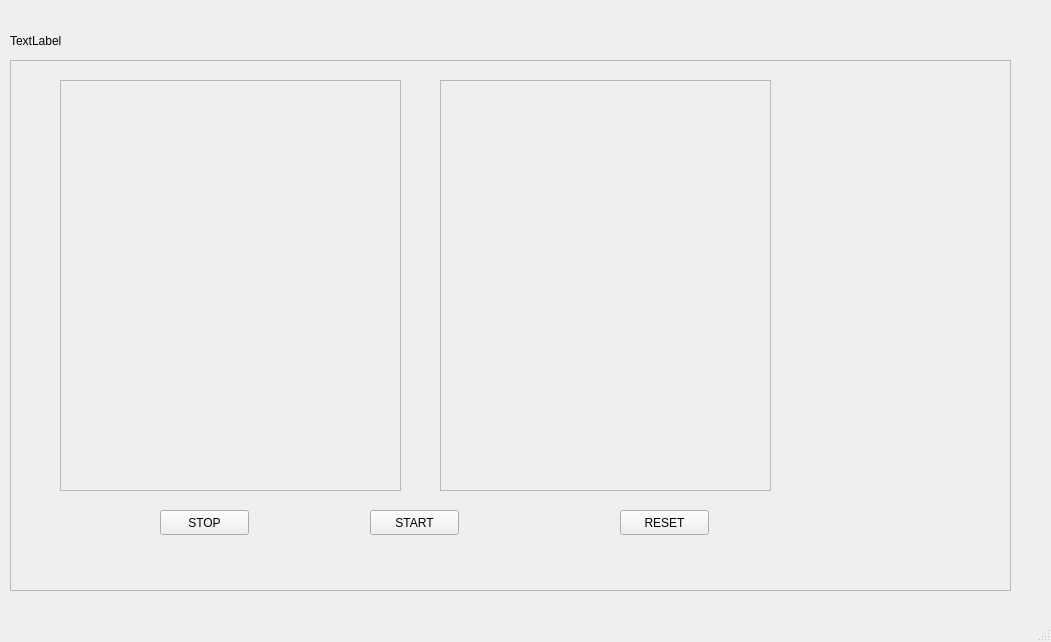
<?xml version="1.0" encoding="UTF-8"?>
<ui version="4.0">
 <class>MainWindow</class>
 <widget class="QMainWindow" name="MainWindow">
  <property name="geometry">
   <rect>
    <x>0</x>
    <y>0</y>
    <width>1051</width>
    <height>642</height>
   </rect>
  </property>
  <property name="windowTitle">
   <string>MainWindow</string>
  </property>
  <widget class="QWidget" name="centralwidget">
   <widget class="QFrame" name="frame">
    <property name="geometry">
     <rect>
      <x>60</x>
      <y>80</y>
      <width>341</width>
      <height>411</height>
     </rect>
    </property>
    <property name="frameShape">
     <enum>QFrame::StyledPanel</enum>
    </property>
    <property name="frameShadow">
     <enum>QFrame::Raised</enum>
    </property>
    <widget class="QLabel" name="train_label">
     <property name="geometry">
      <rect>
       <x>10</x>
       <y>10</y>
       <width>311</width>
       <height>381</height>
      </rect>
     </property>
     <property name="text">
      <string/>
     </property>
     <property name="pixmap">
      <pixmap>../../Downloads/test.jpg</pixmap>
     </property>
    </widget>
   </widget>
   <widget class="QFrame" name="frame_2">
    <property name="geometry">
     <rect>
      <x>440</x>
      <y>80</y>
      <width>331</width>
      <height>411</height>
     </rect>
    </property>
    <property name="frameShape">
     <enum>QFrame::StyledPanel</enum>
    </property>
    <property name="frameShadow">
     <enum>QFrame::Raised</enum>
    </property>
    <widget class="QLabel" name="live_label">
     <property name="geometry">
      <rect>
       <x>20</x>
       <y>10</y>
       <width>301</width>
       <height>381</height>
      </rect>
     </property>
     <property name="text">
      <string/>
     </property>
     <property name="pixmap">
      <pixmap>../../Downloads/test.jpg</pixmap>
     </property>
    </widget>
   </widget>
   <widget class="QLabel" name="label">
    <property name="geometry">
     <rect>
      <x>10</x>
      <y>20</y>
      <width>781</width>
      <height>41</height>
     </rect>
    </property>
    <property name="text">
     <string>TextLabel</string>
    </property>
   </widget>
   <widget class="QFrame" name="frame_3">
    <property name="geometry">
     <rect>
      <x>10</x>
      <y>60</y>
      <width>1001</width>
      <height>531</height>
     </rect>
    </property>
    <property name="frameShape">
     <enum>QFrame::StyledPanel</enum>
    </property>
    <property name="frameShadow">
     <enum>QFrame::Raised</enum>
    </property>
    <widget class="QPushButton" name="stop">
     <property name="geometry">
      <rect>
       <x>150</x>
       <y>450</y>
       <width>89</width>
       <height>25</height>
      </rect>
     </property>
     <property name="text">
      <string>STOP</string>
     </property>
    </widget>
    <widget class="QPushButton" name="start">
     <property name="geometry">
      <rect>
       <x>360</x>
       <y>450</y>
       <width>89</width>
       <height>25</height>
      </rect>
     </property>
     <property name="text">
      <string>START</string>
     </property>
    </widget>
    <widget class="QPushButton" name="reset">
     <property name="geometry">
      <rect>
       <x>610</x>
       <y>450</y>
       <width>89</width>
       <height>25</height>
      </rect>
     </property>
     <property name="text">
      <string>RESET</string>
     </property>
    </widget>
   </widget>
  </widget>
  <widget class="QMenuBar" name="menubar">
   <property name="geometry">
    <rect>
     <x>0</x>
     <y>0</y>
     <width>1051</width>
     <height>22</height>
    </rect>
   </property>
  </widget>
  <widget class="QStatusBar" name="statusbar"/>
 </widget>
 <resources/>
 <connections/>
</ui>
